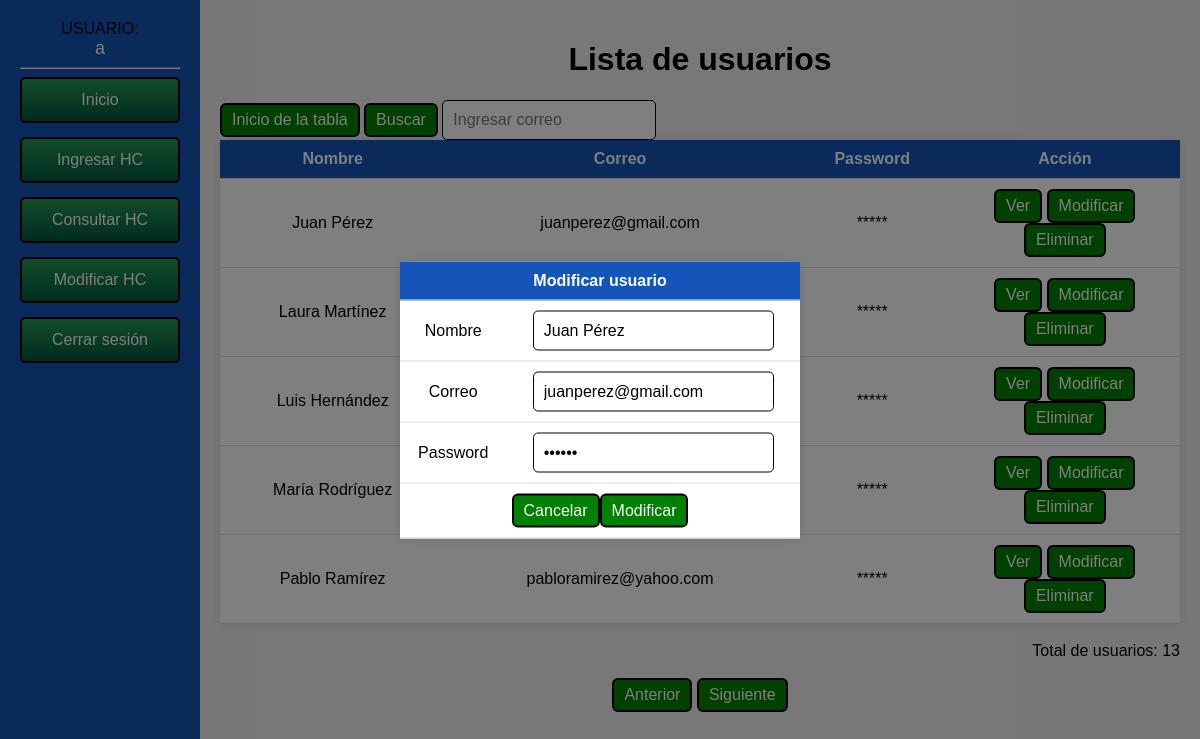
Page /usuarios_modificar.php?correo=juanperez@gmail.com&pag=2 (signed in) on the committed database.
### tables this page shows
CREATE TABLE `usuarios` (
  `nom` varchar(50) NOT NULL,
  `correo` varchar(50) NOT NULL,
  `pass` varchar(50) NOT NULL
);

### usuarios_tabla.php (the view, shortened to what this page needs)
<?php
include('conexion.php');
include("barra_lateral.php");
?>
<html>
<body>
<div class="ContenedorPrincipal">
<?php
    $filasmax = 5;
    if (isset($_GET['pag']))
	{
        $pagina = $_GET['pag'];
    } else
	{
        $pagina = 1;
    }
 if(isset($_POST['btnbuscar']))
{
$buscar = $_POST['txtbuscar'];
 $sqlusu = mysqli_query($conn, "SELECT * FROM usuarios where correo = '".$buscar."'");
}
else
{
 $sqlusu = mysqli_query($conn, "SELECT * FROM usuarios ORDER BY nom ASC LIMIT " . (($pagina - 1) * $filasmax)  . "," . $filasmax);
}
    $resultadoMaximo = mysqli_query($conn, "SELECT count(*) as num_usuarios FROM usuarios");
    $maxusutabla = mysqli_fetch_assoc($resultadoMaximo)['num_usuarios'];
    ?>
	<div class="ContenedorTabla" >
	<form method="POST">
	<h1>Lista de usuarios</h1>
	<div style="text-align:left">
	<a href="usuarios_tabla.php" class="BotonesUsuarios">Inicio de la tabla</a>
	<input class="BotonesUsuarios" type="submit" value="Buscar" name="btnbuscar">
	<input class="CajaTexto" type="text" name="txtbuscar"  placeholder="Ingresar correo" autocomplete="off" style='width:20%'>
	</div>
			</form>
    <table>
			<tr>
			<th>Nombre</th>
			<th>Correo</th>
            <th>Password</th>
			<th>Acción</th>
			</tr>
        <?php
        while ($mostrar = mysqli_fetch_assoc($sqlusu))
		{
            echo "<tr>";
            echo "<td>".$mostrar['nom']."</td>";
			echo "<td>".$mostrar['correo']."</td>";
			 echo "<td>*****</td>";
            echo "<td style='width:24%'>
			<a class='BotonesUsuarios' href=\"usuarios_ver.php?correo=$mostrar[correo]&pag=$pagina\">Ver</a>
			<a class='BotonesUsuarios' href=\"usuarios_modificar.php?correo=$mostrar[correo]&pag=$pagina\">Modificar</a>
			<a class='BotonesUsuarios' href=\"usuarios_eliminar.php?correo=$mostrar[correo]&pag=$pagina\" onClick=\"return confirm('¿Estás seguro de eliminar a $mostrar[nom]?')\">Eliminar</a>
			</td>";
        }
        ?>
    </table>
	<div style='text-align:right'>
	<br>
	<?php echo "Total de usuarios: ".$maxusutabla;?>
	</div>
	</div>
<div style='text-align:right'>
<br>
</div>
<div style="text-align:center">
<?php
if (isset($_GET['pag'])) {
if ($_GET['pag'] > 1) {
 ?>
<a class="BotonesUsuarios" href="usuarios_tabla.php?pag=<?php echo $_GET['pag'] - 1; ?>">Anterior</a>
<?php
}
else
{
?>
<a class="BotonesUsuarios" href="#" style="pointer-events: none">Anterior</a>
<?php
}
?>
 <?php
}
else
{
?>
<a class="BotonesUsuarios" href="#" style="pointer-events: none">Anterior</a>
<?php
}
if (isset($_GET['pag'])) {
if ((($pagina) * $filasmax) < $maxusutabla) {
?>
<a class="BotonesUsuarios" href="usuarios_tabla.php?pag=<?php echo $_GET['pag'] + 1; ?>">Siguiente</a>
<?php
} else {
?>
<a class="BotonesUsuarios" href="#" style="pointer-events: none">Siguiente</a>
<?php
}
?>
<?php
} else {
?>
<a class="BotonesUsuarios" href="usuarios_tabla.php?pag=2">Siguiente</a>
<?php
}
?>
</div>
</div>
</body>
</html>

### barra_lateral.php (shortened to what this page needs)
<?php
$usuarioingresado = $_SESSION['usuarioingresando'];
$buscandousu = mysqli_query($conn, "SELECT * FROM usuarios WHERE correo = '$usuarioingresado'");
$mostrar = mysqli_fetch_array($buscandousu);
?>
<!DOCTYPE html>
<html>
<head>
<link rel="stylesheet" href="style.css">
</head>
<body>
<div class="BarraLateral">
<ul>
    USUARIO:
    <div class="NomUsuario"><?php echo htmlspecialchars($mostrar['nom'], ENT_QUOTES, 'UTF-8'); ?></div>
    <hr>
    <li><a href="principal.php">Inicio</a></li>
    <li><a href="registrar_hc.php">Ingresar HC</a></li>
	<li><a href="consultar_hc.php">Consultar HC</a></li>
	<li><a href="registrar_hc.php">Modificar HC</a></li>
    <li><a href="cerrar_sesion.php">Cerrar sesión</a></li>
</ul>
</div>
</body>
</html>

### usuarios_modificar.php (shortened to what this page needs)
<?php
include("conexion.php");
include("usuarios_tabla.php");
$pagina = $_GET['pag'];
$correo = $_GET['correo'];
$querybuscar = mysqli_query($conn, "SELECT * FROM usuarios WHERE correo = '$correo'");
while($mostrar = mysqli_fetch_array($querybuscar))
{
	$usunom 	= $mostrar['nom'];
	$usucorreo 	= $mostrar['correo'];
	$pass 		= $mostrar['pass'];
}
?>
<html>
<body>
<div class="caja_popup2">
<form class="contenedor_popup" method="POST">
<table>
<tr><th colspan="2">Modificar usuario</th></tr>
<tr>
<td>Nombre</td>
<td><input class="CajaTexto" type="text" name="txtnom" value="<?php echo $usunom;?>" required></td>
</tr>
<tr>
<td>Correo</td>
<td><input class="CajaTexto" type="email" name="txtcorreo" value="<?php echo $usucorreo;?>" readonly></td>
</tr>
<tr>
<td>Password</td>
<td><input class="CajaTexto" type="password" name="txtpass" value="<?php echo $pass;?>" required></td>
</tr>
<tr>
<td colspan="2">
<?php echo "<a class='BotonesUsuarios' href=\"usuarios_tabla.php?pag=$pagina\">Cancelar</a>";?>
<input class="BotonesUsuarios" type="submit" name="btnmodificar" value="Modificar" onClick="javascript: return confirm('¿Deseas modificar este usuario?');">
</td>
</tr>
</table>
</form>
</div>
</body>
</html>

### style.css (style rules this page uses)
body { background: #f0f0f0; font-family: Arial, sans-serif; margin:0; padding:0; display: flex; flex-direction: column; }
.CajaTexto { width: 80%; padding: 10px; font-size:1em; border-radius:5px; border:1px solid black; color:black; }
.NomUsuario { font-size:18px; color:white; word-break:break-all; }
.BarraLateral { position: fixed; top: 0; left: 0; width: 200px; height: 100%; background-color: #1455B9; padding: 20px; box-sizing: border-box; text-align:center; }
.BarraLateral ul { list-style: none; padding: 0; margin: 0; }
.BarraLateral li { text-align:center; margin-bottom: 14px; padding: 12px 10px; border-radius:5px; border:2px solid black; background: linear-gradient(180deg,#259953,#015644); }
.BarraLateral a { color: white; text-decoration: none; }
.ContenedorPrincipal { margin-left: 200px; padding: 20px; box-sizing: border-box; text-align:center; }
table { border-collapse: collapse; width: 100%; margin: 0 auto; background-color: white; box-shadow: 0 0 10px rgba(0, 0, 0, 0.1); }
th { background-color: #1455B9; color: white; }
th, td { padding: 10px; text-align: center; border-bottom: 1px solid #dddddd; }
.ContenedorTabla { margin-left: auto; margin-right: auto; max-width:1260px; width: 100%; }
.BotonesUsuarios { text-align:center; display: inline-block; background:green; padding: 6px 10px; border-radius:6px; text-decoration: none; color:white; border:2px solid black; cursor:pointer; font-size: 16px; }
.contenedor_popup { top: 50%; left: 50%; position: absolute; transform: translate(-50%,-50%); width:400px; transition: all 0.2s; background-color:white; }
.caja_popup2 { display: block; position: absolute; padding:0; background-color:rgba(0, 0, 0, 0.5); width:100%; height:100%; }

### rows in the picture
usuarios: nom "a"
usuarios: nom "Juan Pérez", correo "juanperez@gmail.com", txtnom "Juan Pérez", txtcorreo "juanperez@gmail.com"
usuarios: nom "Laura Martínez"
usuarios: nom "Luis Hernández"
usuarios: nom "María Rodríguez"
usuarios: nom "Pablo Ramírez", correo "pabloramirez@yahoo.com"

### other values in the picture
$maxusutabla "13"
